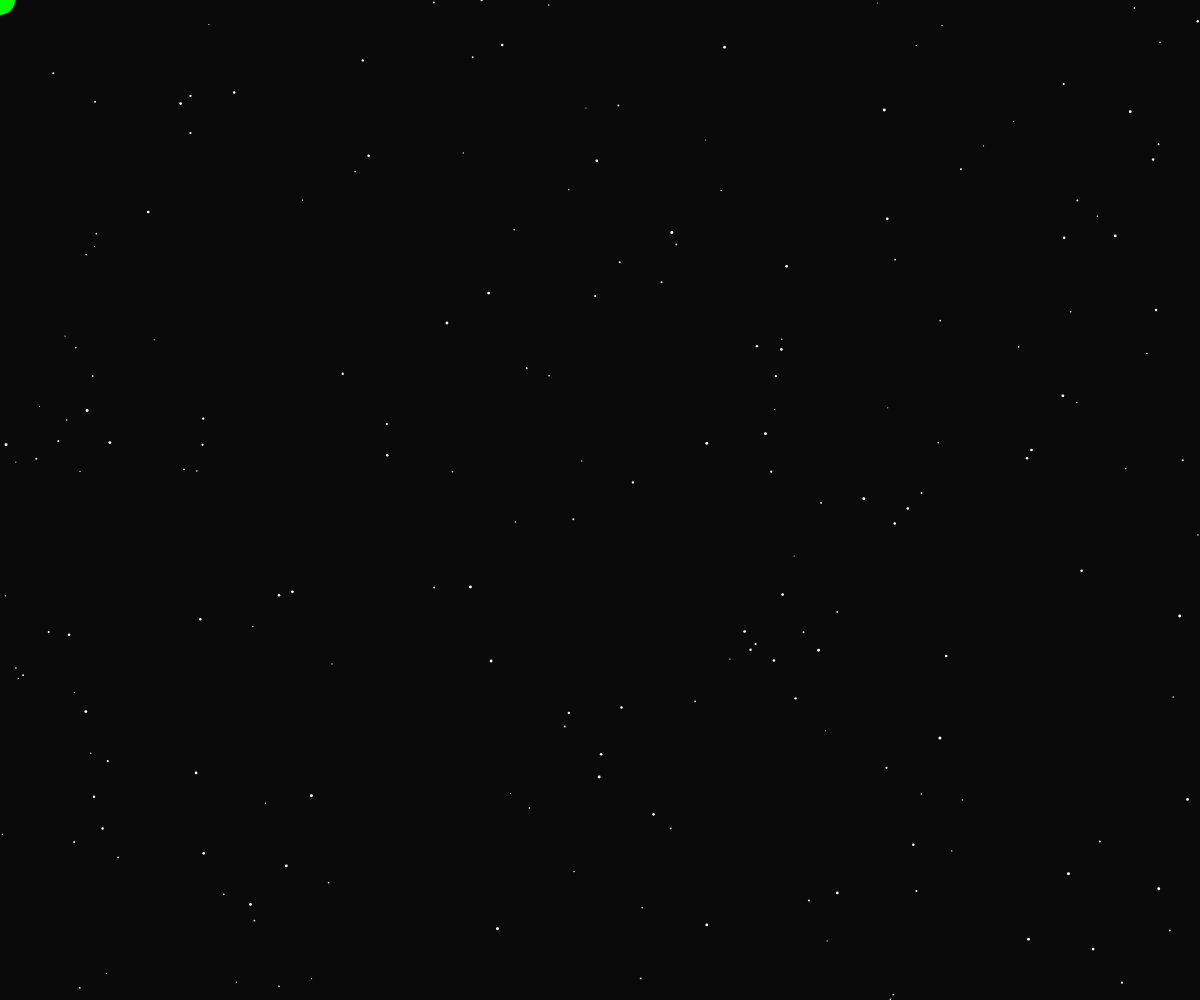
Frame 1 (no input)
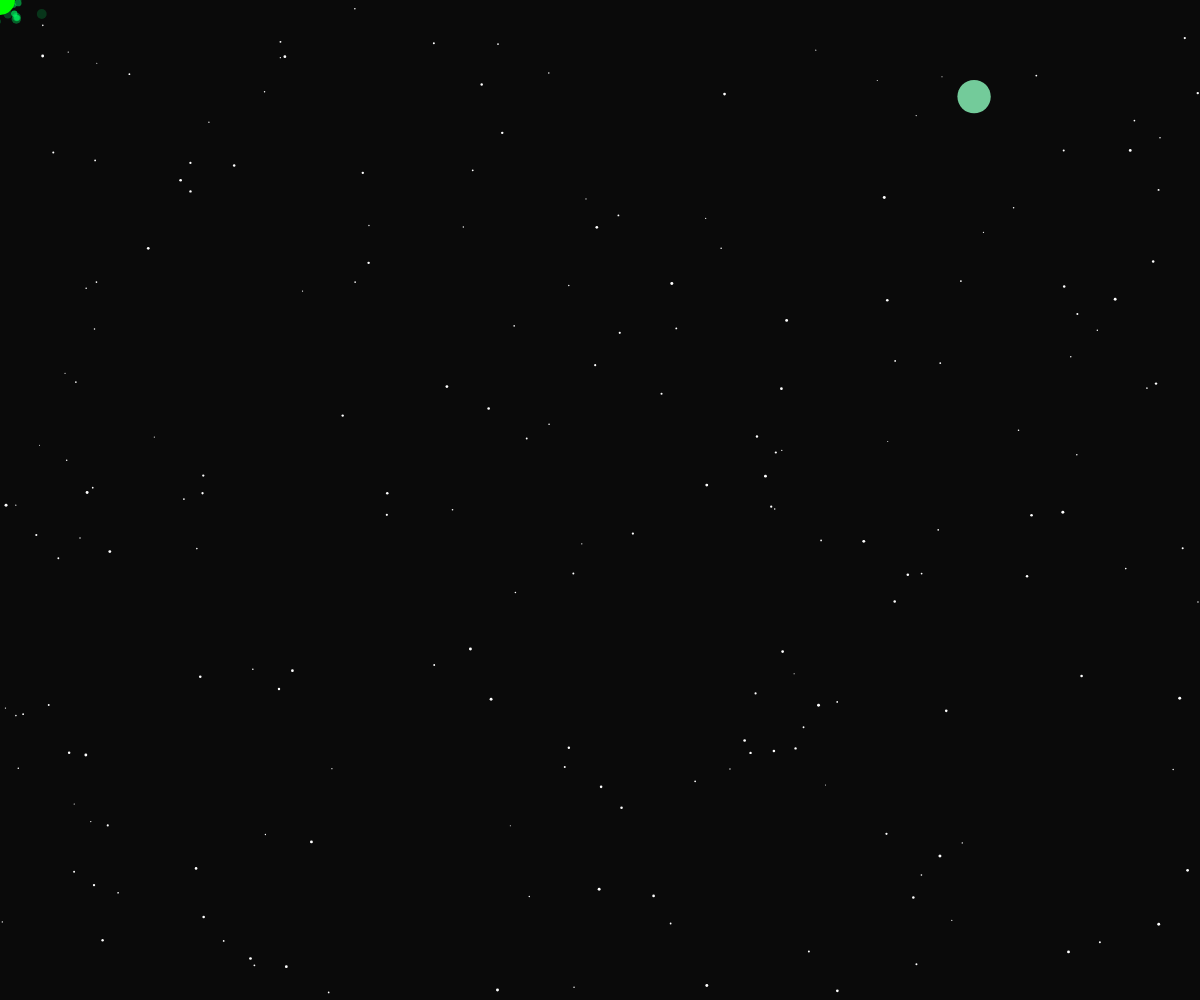
Frame 60 (no input)
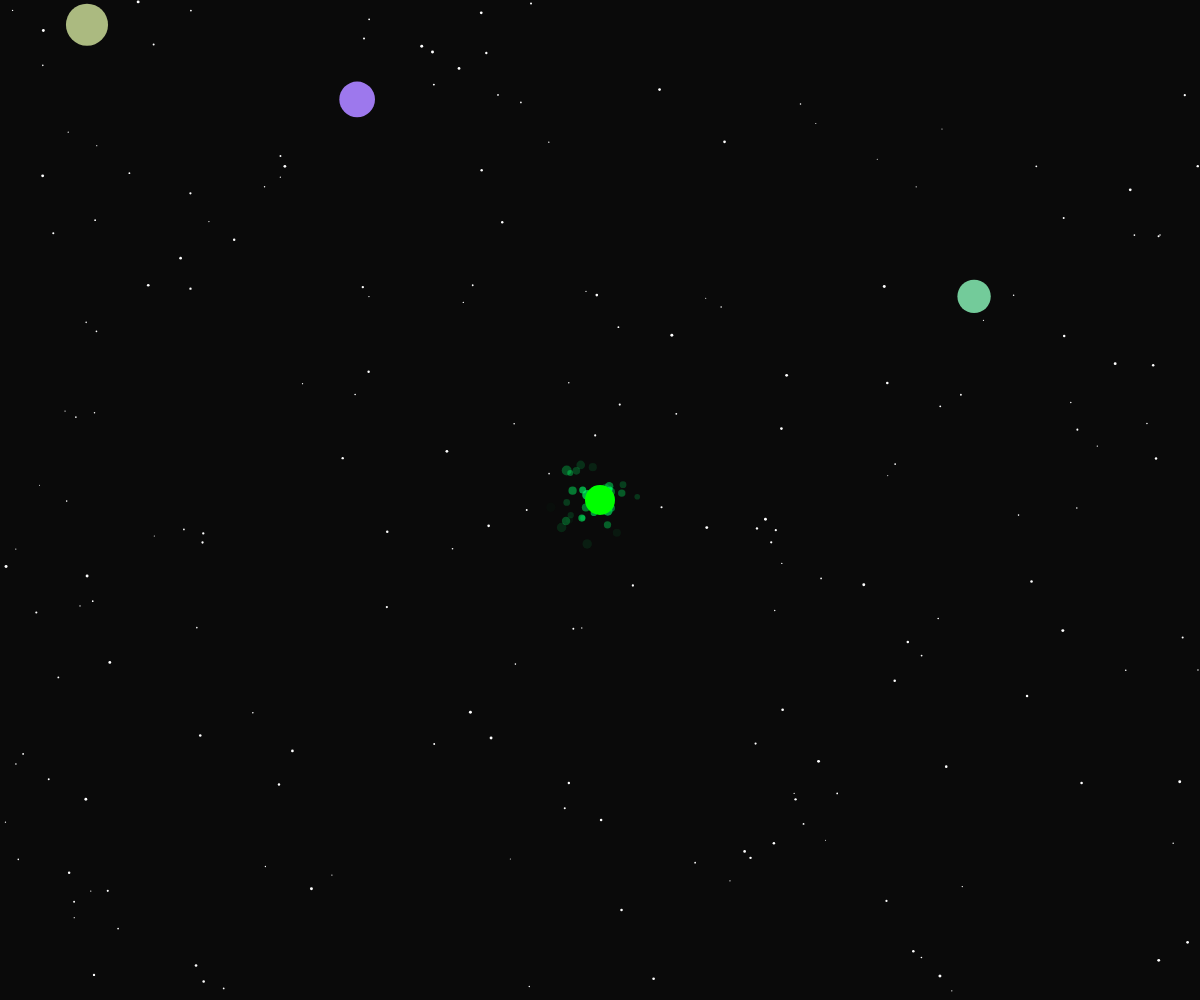
Frame 120 (the mouse pressed at the canvas centre since frame 60)

The p5.js sketch that drew these frames (run headless with seeded random() and noise() and a simulated clock; from frame 60 on, the mouse is pressed at the canvas centre):

// p5.js sketch
// ── sketch.js
let enemies = [];
let particles = [];
let gameOver = false;
let numEnemies = 10;
let stars = [];
let tryAgainButton;

function setup() {
  createCanvas(windowWidth, windowHeight);
  resetGame();

  // Try Again button (hidden initially)
  tryAgainButton = createButton("Try Again");
  tryAgainButton.position(width / 2 - 50, height / 2 + 50);
  tryAgainButton.mousePressed(resetGame);
  tryAgainButton.hide();

  textAlign(CENTER, CENTER);
  textSize(40);
}

function draw() {
  background(10);
  drawStars();

  if (gameOver) {
    fill(255, 0, 0);
    text("Game Over!", width / 2, height / 2);
    tryAgainButton.show();
    noLoop();
    return;
  }

  // Add new particle at mouse location
  particles.push(new Particle(mouseX, mouseY));

  // Update and display particles
  for (let i = particles.length - 1; i >= 0; i--) {
    particles[i].update();
    particles[i].display();
    if (particles[i].isDead()) {
      particles.splice(i, 1);
    }
  }

  // Draw player
  fill(0, 255, 0);
  ellipse(mouseX, mouseY, 30, 30);

  // Draw and update enemies
  for (let e of enemies) {
    e.update();
    e.display();
    if (e.hits(mouseX, mouseY)) {
      gameOver = true;
    }
  }
}

function resetGame() {
  gameOver = false;
  enemies = [];
  particles = [];
  stars = [];

  for (let i = 0; i < numEnemies; i++) {
    enemies.push(new Enemy());
  }

  for (let i = 0; i < 200; i++) {
    stars.push({
      x: random(width),
      y: random(height),
      speed: random(0.5, 2),
      size: random(1, 3)
    });
  }

  if (tryAgainButton) tryAgainButton.hide();
  loop(); // resume draw loop
}

class Enemy {
  constructor() {
    this.x = random(width);
    this.y = random(-height, 0);
    this.size = random(20, 50);
    this.speed = random(2, 5);
    this.color = color(random(100, 255), random(100, 255), random(100, 255));
  }

  update() {
    this.y += this.speed;
    if (this.y > height) {
      this.y = random(-100, 0);
      this.x = random(width);
    }
  }

  display() {
    fill(this.color);
    noStroke();
    ellipse(this.x, this.y, this.size);
  }

  hits(px, py) {
    let d = dist(this.x, this.y, px, py);
    return d < this.size / 2 + 15;
  }
}

class Particle {
  constructor(x, y) {
    this.x = x;
    this.y = y;
    this.alpha = 255;
    this.size = random(5, 10);
    this.vx = random(-1, 1);
    this.vy = random(-1, 1);
  }

  update() {
    this.x += this.vx;
    this.y += this.vy;
    this.alpha -= 5;
  }

  display() {
    noStroke();
    fill(0, 255, 100, this.alpha);
    ellipse(this.x, this.y, this.size);
  }

  isDead() {
    return this.alpha <= 0;
  }
}

function drawStars() {
  fill(255);
  noStroke();
  for (let s of stars) {
    ellipse(s.x, s.y, s.size);
    s.y += s.speed;
    if (s.y > height) {
      s.y = 0;
      s.x = random(width);
    }
  }
}
